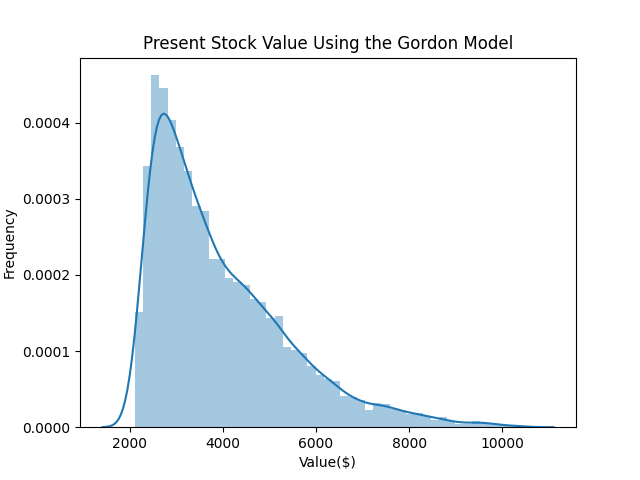

Write Python code to recreate this figure.
import random
import numpy as np
import seaborn as sns
from matplotlib import pyplot as plt

d0 = 100
data = []

for i in range(10000):
    g = random.uniform(0.05, 0.08)
    r = random.uniform(0.09, 0.10)
    v = d0 * (1 + g)/(r - g) # Gordon Growth Model Formula
    data.append(v)

print ('Mean Price ($)', np.mean(data))
print ('Median Price ($)', np.median(data))
print ('STD ($)', np.std(data))
print ('Min Price ($)', np.min(data))
print ('Max Price ($)', np.max(data))

sns.distplot(data)
plt.title("Present Stock Value Using the Gordon Model")
plt.ylabel("Frequency")
plt.xlabel("Value($)")
plt.savefig('101-QF-Gordon-Model')
plt.show()

